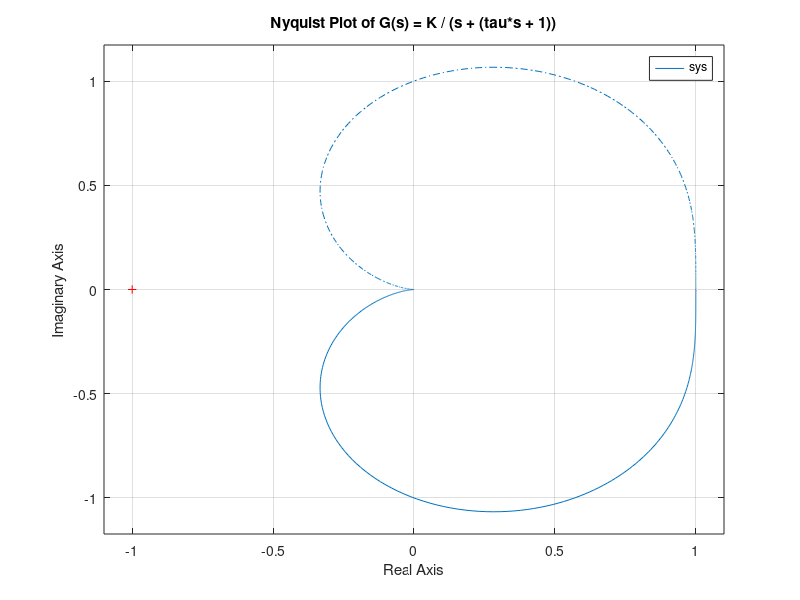

The MATLAB script that drew this image:
% MATLAB script to display Nyquist plot of the transfer function:
% G(s) = K / (s + (tau*s + 1))

% Clear workspace, close figures
clear;
clc;
close all;

% Parameters
K = 1;     % Gain
tau = 1;   % Time constant

% Define the transfer function G(s) = K / (s + (tau*s + 1))
numerator = K;
denominator = [tau 1 1]; % Coefficients of (tau*s + 1) in the denominator

sys = tf(numerator, denominator);

% Display the transfer function
disp('Transfer Function:');
sys

% Plot Nyquist plot
figure;
nyquist(sys);
grid on;
title('Nyquist Plot of G(s) = K / (s + (tau*s + 1))');
